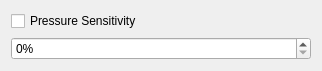
<?xml version="1.0" encoding="UTF-8"?>
<ui version="4.0">
 <class>BrushDockPopup</class>
 <widget class="QWidget" name="BrushDockPopup">
  <property name="geometry">
   <rect>
    <x>0</x>
    <y>0</y>
    <width>318</width>
    <height>100</height>
   </rect>
  </property>
  <property name="windowTitle">
   <string notr="true"/>
  </property>
  <layout class="QVBoxLayout" name="verticalLayout">
   <property name="sizeConstraint">
    <enum>QLayout::SetFixedSize</enum>
   </property>
   <item>
    <widget class="QCheckBox" name="pressureBox">
     <property name="text">
      <string>Pressure Sensitivity</string>
     </property>
    </widget>
   </item>
   <item>
    <widget class="KisSliderSpinBox" name="minSpinner">
     <property name="suffix">
      <string>%</string>
     </property>
     <property name="prefix">
      <string notr="true"/>
     </property>
     <property name="maximum">
      <number>99</number>
     </property>
    </widget>
   </item>
   <item>
    <spacer name="fixedWidthSpacer">
     <property name="orientation">
      <enum>Qt::Horizontal</enum>
     </property>
     <property name="sizeType">
      <enum>QSizePolicy::Fixed</enum>
     </property>
     <property name="sizeHint" stdset="0">
      <size>
       <width>300</width>
       <height>0</height>
      </size>
     </property>
    </spacer>
   </item>
  </layout>
 </widget>
 <customwidgets>
  <customwidget>
   <class>KisSliderSpinBox</class>
   <extends>QSpinBox</extends>
   <header>widgets/kis_slider_spin_box.h</header>
  </customwidget>
 </customwidgets>
 <tabstops>
  <tabstop>pressureBox</tabstop>
  <tabstop>minSpinner</tabstop>
 </tabstops>
 <resources/>
 <connections/>
</ui>
